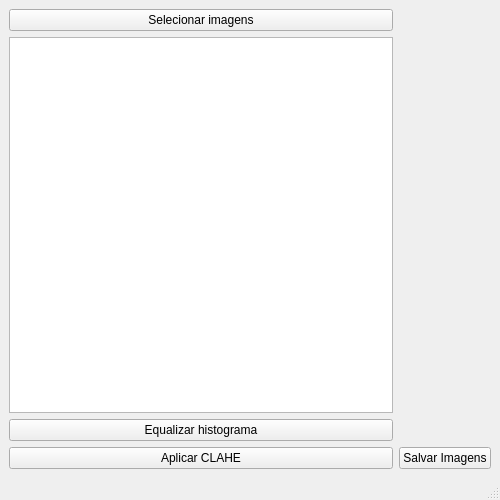
<?xml version="1.0" encoding="UTF-8"?>
<ui version="4.0">
 <class>MainWindow</class>
 <widget class="QMainWindow" name="MainWindow">
  <property name="geometry">
   <rect>
    <x>0</x>
    <y>0</y>
    <width>500</width>
    <height>500</height>
   </rect>
  </property>
  <property name="maximumSize">
   <size>
    <width>500</width>
    <height>500</height>
   </size>
  </property>
  <property name="windowTitle">
   <string>MainWindow</string>
  </property>
  <widget class="QWidget" name="centralwidget">
   <layout class="QGridLayout" name="gridLayout_2">
    <item row="0" column="0">
     <layout class="QVBoxLayout" name="verticalLayout">
      <item>
       <layout class="QGridLayout" name="gridLayout">
        <item row="3" column="1">
         <widget class="QPushButton" name="saveButton">
          <property name="text">
           <string>Salvar Imagens</string>
          </property>
         </widget>
        </item>
        <item row="2" column="0">
         <widget class="QPushButton" name="applyHistButton">
          <property name="text">
           <string>Equalizar histograma</string>
          </property>
         </widget>
        </item>
        <item row="1" column="0">
         <widget class="QListWidget" name="imageList"/>
        </item>
        <item row="3" column="0">
         <widget class="QPushButton" name="applyCLAHEButton">
          <property name="text">
           <string>Aplicar CLAHE</string>
          </property>
         </widget>
        </item>
        <item row="1" column="1">
         <widget class="QLabel" name="imagePreview">
          <property name="maximumSize">
           <size>
            <width>500</width>
            <height>500</height>
           </size>
          </property>
          <property name="text">
           <string/>
          </property>
          <property name="pixmap">
           <pixmap>../../../Downloads/d03bf668ed91521de96b6e47dab31ac1.jpg</pixmap>
          </property>
         </widget>
        </item>
        <item row="0" column="0">
         <widget class="QPushButton" name="selectImagesButton">
          <property name="text">
           <string>Selecionar imagens</string>
          </property>
         </widget>
        </item>
       </layout>
      </item>
     </layout>
    </item>
   </layout>
  </widget>
  <widget class="QMenuBar" name="menubar">
   <property name="geometry">
    <rect>
     <x>0</x>
     <y>0</y>
     <width>500</width>
     <height>22</height>
    </rect>
   </property>
  </widget>
  <widget class="QStatusBar" name="statusbar"/>
 </widget>
 <resources/>
 <connections/>
</ui>
